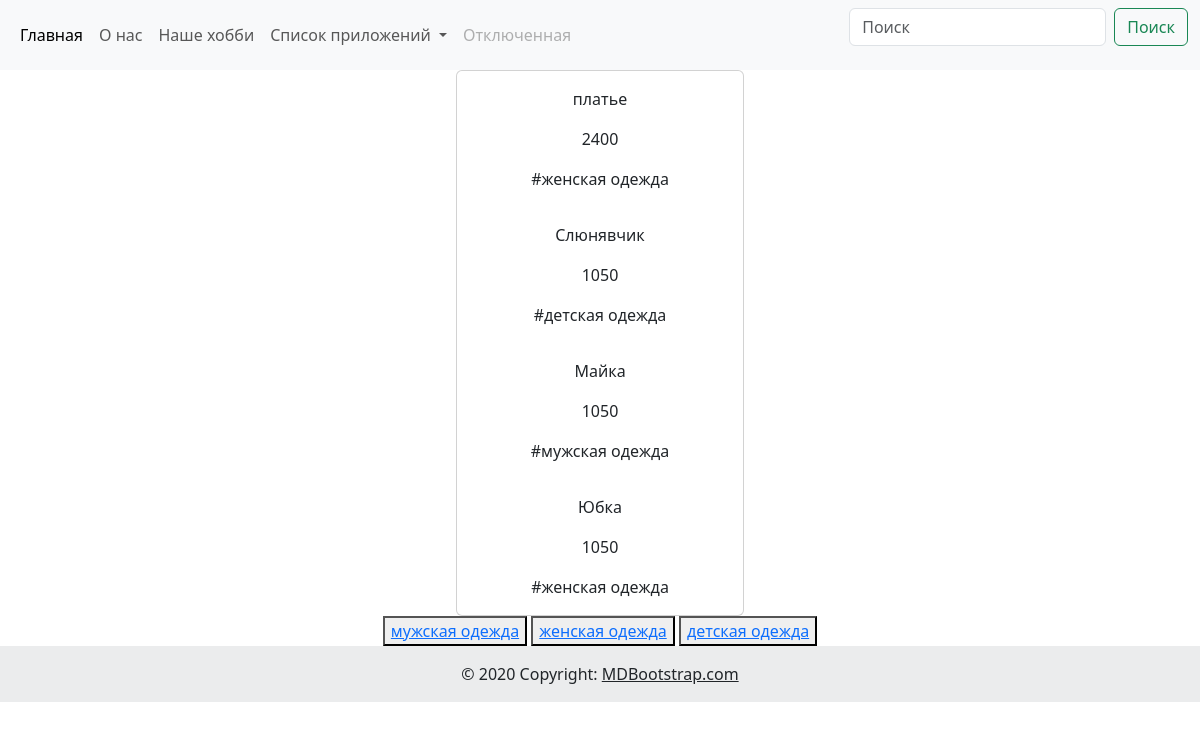
The app's page /all_cloth/ with its own data.
### cloth/models.py (models this page shows, shortened)
class Cloth(models.Model):
    name = models.CharField(max_length=100)
    price = models.PositiveIntegerField(default=1050)
    tags = models.ManyToManyField(TagCloth)

class TagCloth(models.Model):
    name = models.CharField(max_length=100)

### cloth/views.py (the view)
# urls.py: path("all_cloth/", views.AllClothView.as_view(), name="all_cloth"),
class AllClothView(generic.ListView):
    template_name = "cloth/all_cloth.html"
    context_object_name = "cloth"
    model = models.Cloth
    def get_queryset(self):
        return self.model.objects.filter().order_by("-id")

### templates/cloth/all_cloth.html
{% include 'header.html' %}
<center>
  <div class="card" style="width: 18rem;">
    {% for i in cloth %}
      <div class="card-body">
        <p class="card-text">{{ i.name }}</p>
        <p class="card-text">{{ i.price }}</p>
        {% for j in i.tags.all %}
        <p class="card-text">#{{ j.name }}</p>
        {% endfor %}
      </div>
    {% endfor %}
  </div>
  <button><a href="/male_cloth/">мужская одежда</a></button>
  <button><a href="/female_cloth/">женская одежда</a></button>
  <button><a href="/child_cloth/">детская одежда</a></button>
</center>
{% include 'footer.html' %}

### records on screen
Cloth: name "платье", price "2400"
TagCloth: name "женская одежда"
Cloth: name "Слюнявчик", price "1050"
TagCloth: name "детская одежда"
Cloth: name "Майка", price "1050"
TagCloth: name "мужская одежда"
Cloth: name "Юбка", price "1050"
